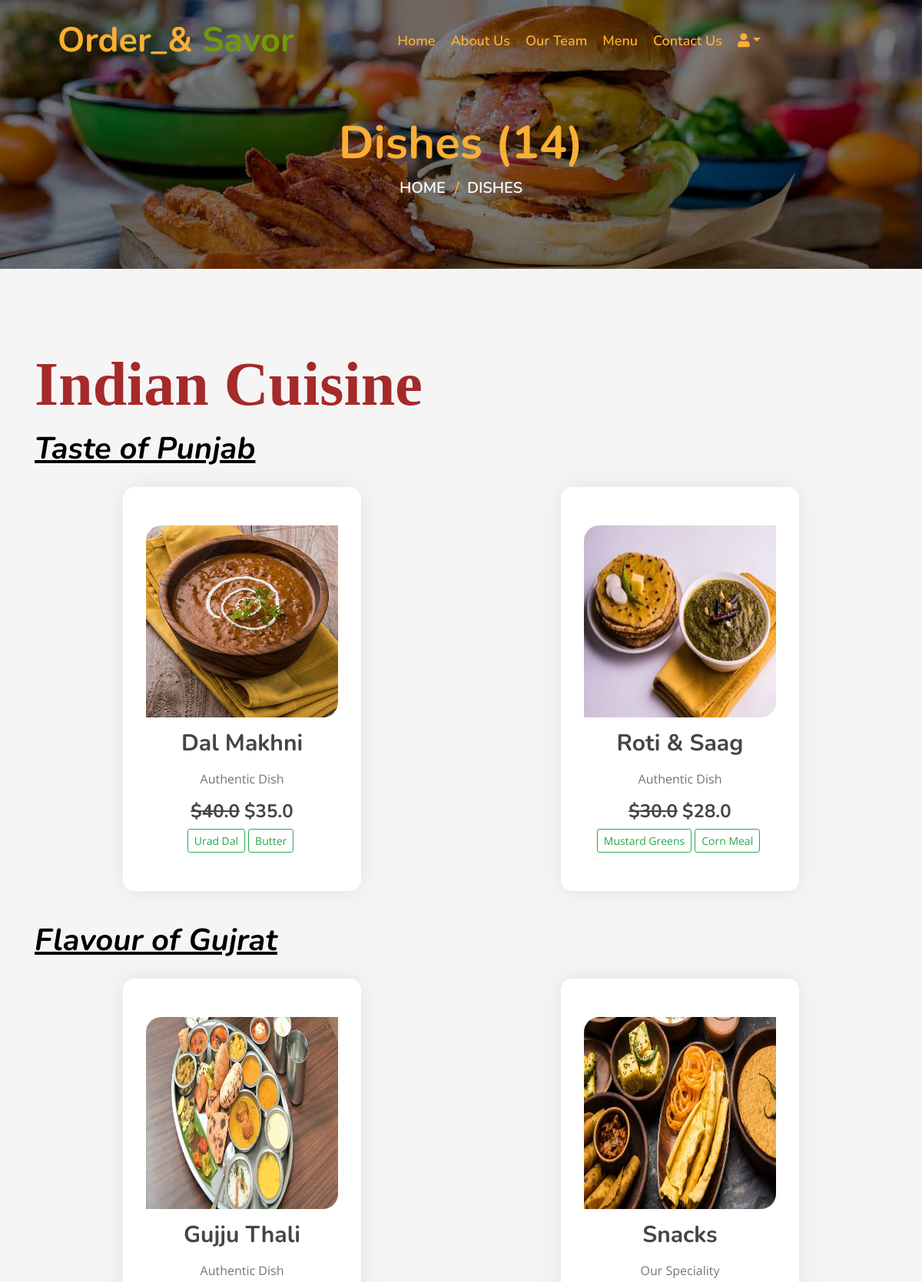
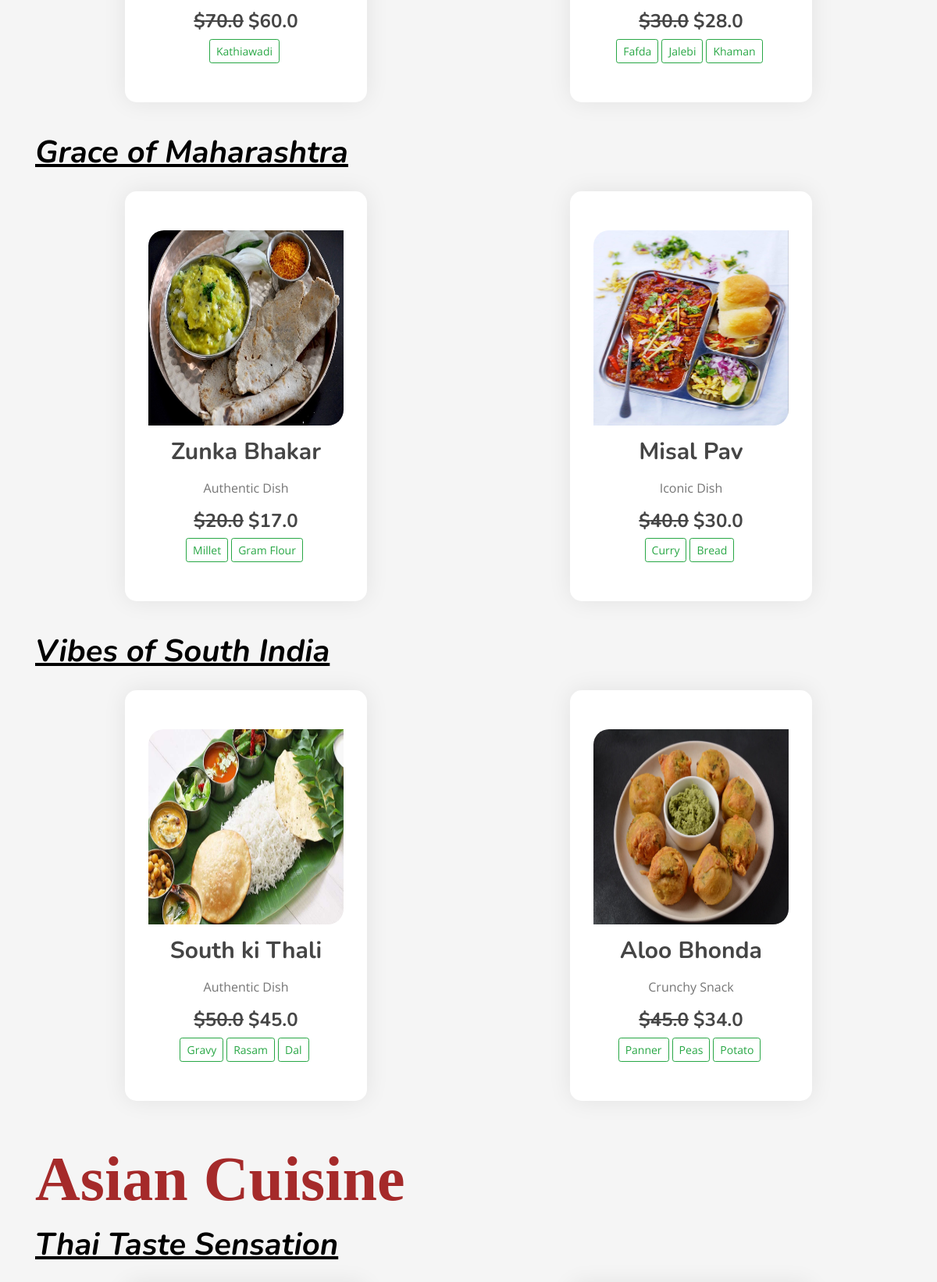
Screenshot of /dishes/ (upper part) with the database file from the repository (2 pictures, top to bottom).
### myapp/models.py (models this page shows, shortened)
class Dish(models.Model):
    name = models.CharField(max_length=200, unique=True)
    image = models.ImageField(upload_to='media/dishes/',default='media/dishes/blog-4.jpg')
    ingredients = models.TextField()
    details = models.TextField(blank=True)
    category = models.ForeignKey(Category, on_delete=models.CASCADE)
    price = models.FloatField()
    discounted_price = models.FloatField(default=0.0)
    is_available = models.BooleanField(default=True)
    added_on = models.DateTimeField(default=timezone.now)
    updated_on = models.DateTimeField(auto_now=True)
    class Meta:
        verbose_name_plural ="Dish Table"

### myapp/views.py (the view)
# urls.py: path('dishes/',views.all_dishes,name="all_dishes"),
def all_dishes(request):
  context={}
  dishes = Dish.objects.all()
  if "q" in request.GET:
    id = request.GET("q")
    dishes = Dish.objects.filter(category_id=id)
    context['dish_category'] = Category.objects.get(id=id).name
  context['dishes'] = dishes
  return render(request,'all_dishes.html',context)

### templates/all_dishes.html (shortened to what this page needs)
{% extends "base.html" %}
{% block content %}
<div class="page-header mb-0">
    <div class="container">
        <div class="row">
            <div class="col-12">
                <h2>{% if dish_category %} {{dish_category}} {% else %}Dishes {% endif %}({{dishes|length}})</h2>
            </div>
            <div class="col-12">
                <a href="/">Home</a>
                <a href="#">Dishes</a>
            </div>
        </div>
    </div>
</div>
<div class="food mt-0">
    <div class="container">
        <span style="color: brown; font-family: cursive; font-weight: 900; font-size: 80px;">Indian Cuisine</span>
        <h1><i><b><u style="color: black;"><p style="color: black;">              Taste of Punjab      </p></u></b></i></h1>
        <div class="row align-items-center">
        {% for i in dishes %}
            {% if i.category.name == "Taste of Punjab" %}
            <div class="custom-padding">
                {% if i.is_available %}
                <div class="food-item">
                {% else %}
                <div class="food-item" style="background-color: lightgray;">
                {% endif %}
                    <img src="{{ i.image.url }}" style="height:250px; width:250px; border-top-left-radius:20px; border-bottom-right-radius:20px;" alt="{{i.name}}">
                    <h2 class="my-3">{{i.name}}</h2>
                    <p>
                        {{i.details}}
                    </p>
                    <h4 class="menu-text" style="font-weight: normal;">
                        {% if i.price != i.discounted_price %}
                            <strong><del>&dollar;{{i.price}}</del></strong>
                        {% endif %}
                            <strong>&dollar;{{i.discounted_price}}</strong>
                    </h4>
                    <p>
                    </p>
                </div>
            </div>
            {% endif %}
        {% endfor %}
        </div>
        <h1><i><b><u style="color: black;"><p style="color: black;">              Flavour of Gujrat      </p></u></b></i></h1>
        <div class="row align-items-center">
        {% for i in dishes %}
            {% if i.category.name == "Flavour of Gujrat" %}
            <div class="custom-padding">
                {% if i.is_available %}
                <div class="food-item">
                {% else %}
                <div class="food-item" style="background-color: lightgray;">
                {% endif %}
                    <img src="{{ i.image.url }}" style="height:250px; width:250px; border-top-left-radius:20px; border-bottom-right-radius:20px;" alt="{{i.name}}">
                    <h2 class="my-3">{{i.name}}</h2>
                    <p>
                        {{i.details}}
                    </p>
                    <h4 class="menu-text" style="font-weight: normal;">
                        {% if i.price != i.discounted_price %}
                            <strong><del>&dollar;{{i.price}}</del></strong>
                        {% endif %}
                            <strong>&dollar;{{i.discounted_price}}</strong>
                    </h4>
                    <p>
                    </p>
                </div>
            </div>
            {% endif %}
        {% endfor %}
        </div>
        <h1><i><b><u style="color: black;"><p style="color: black;">               Grace of Maharashtra      </p></u></b></i></h1>
        <div class="row align-items-center">
        {% for i in dishes %}
            {% if i.category.name == "Grace of Maharashtra" %}
            <div class="custom-padding">
                {% if i.is_available %}
                <div class="food-item">
                {% else %}
                <div class="food-item" style="background-color: lightgray;">
                {% endif %}
                    <img src="{{ i.image.url }}" style="height:250px; width:250px; border-top-left-radius:20px; border-bottom-right-radius:20px;" alt="{{i.name}}">
                    <h2 class="my-3">{{i.name}}</h2>
                    <p>
                        {{i.details}}
                    </p>
                    <h4 class="menu-text" style="font-weight: normal;">
                        {% if i.price != i.discounted_price %}
                            <strong><del>&dollar;{{i.price}}</del></strong>
                        {% endif %}
                            <strong>&dollar;{{i.discounted_price}}</strong>
                    </h4>
                    <p>
                    </p>
                </div>
            </div>
            {% endif %}
        {% endfor %}
        </div>
        <h1><i><b><u style="color: black;"><p style="color: black;">               Vibes of South India     </p></u></b></i></h1>
        <div class="row align-items-center">
        {% for i in dishes %}
            {% if i.category.name == "Vibe of South India" %}
            <div class="custom-padding">
                {% if i.is_available %}
                <div class="food-item">
                {% else %}
                <div class="food-item" style="background-color: lightgray;">
                {% endif %}
                    <img src="{{ i.image.url }}" style="height:250px; width:250px; border-top-left-radius:20px; border-bottom-right-radius:20px;" alt="{{i.name}}">
                    <h2 class="my-3">{{i.name}}</h2>
                    <p>
                        {{i.details}}
                    </p>
                    <h4 class="menu-text" style="font-weight: normal;">
                        {% if i.price != i.discounted_price %}
                            <strong><del>&dollar;{{i.price}}</del></strong>
                        {% endif %}
                            <strong>&dollar;{{i.discounted_price}}</strong>
                    </h4>
                    <p>
                    </p>
                </div>
            </div>
            {% endif %}
        {% endfor %}
        </div>
        <span style="color: brown; font-family: cursive; font-weight: 900; font-size: 80px;">Asian Cuisine</span>
        <h1><i><b><u style="color: black;"><p style="color: black;">               Thai Taste Sensation     </p></u></b></i></h1>
        <div class="row align-items-center">
        {% for i in dishes %}
            {% if i.category.name == "Thai Taste Sensation" %}
            <div class="custom-padding">
            </div>
            {% endif %}
        {% endfor %}
        </div>
    </div>
</div>
{% endblock %}

### static/css/style.css (style rules this page uses)
body { color: #757575; background: #ffffff; font-family: 'open sans', sans-serif; }
h1, h2, h3, h4, h5, h6 { color: #454545; font-family: 'Nunito', sans-serif; }
a { font-family: 'Nunito', sans-serif; font-weight: 600; color: #fbaf32; transition: .3s; }
.page-header { position: relative; margin-bottom: 45px; padding: 150px 0 90px 0; text-align: center; background: linear-gradient(rgba(0, 0, 0, .5), rgba(0, 0, 0, .5)), url(../img/page-header.jpg); background-position: center; background-repeat: no-repeat; background-size: cover; }
.page-header h2 { position: relative; color: #fbaf32; font-size: 60px; font-weight: 700; }
.page-header a { position: relative; padding: 0 12px; font-size: 20px; text-transform: uppercase; color: #ffffff; }
.page-header a::after { position: absolute; content: "/"; width: 8px; height: 8px; top: -1px; right: -7px; text-align: center; color: #fbaf32; }
.page-header a:last-child::after { display: none; }
.food { position: relative; width: 100%; padding: 90px 0 60px 0; margin: 45px 0; background: rgba(0, 0, 0, .04); }
.food .food-item { position: relative; width: 100%; margin-bottom: 30px; padding: 50px 30px 30px; text-align: center; background: #ffffff; border-radius: 15px; box-shadow: 0 0 30px rgba(0, 0, 0, .08); transition: .3s; }
.food .food-item h2 { font-size: 30px; font-weight: 700; }

### templates/all_dishes.html (style rules this page uses)
.custom-padding { padding: 10px; }
.row.align-items-center { display: flex; justify-content: space-around; }

### rows the page displays
Dish: image (picture), name "Dal Makhni", details "Authentic Dish", price "40.0", discounted_price "35.0"
Dish: image (picture), name "Roti & Saag", details "Authentic Dish", price "30.0", discounted_price "28.0"
Dish: image (picture), name "Gujju Thali", details "Authentic Dish", price "70.0", discounted_price "60.0"
Dish: image (picture), name "Snacks", details "Our Speciality", price "30.0", discounted_price "28.0"
Dish: image (picture), name "Zunka Bhakar", details "Authentic Dish", price "20.0", discounted_price "17.0"
Dish: image (picture), name "Misal Pav", details "Iconic Dish", price "40.0", discounted_price "30.0"
Dish: image (picture), name "South ki Thali", details "Authentic Dish", price "50.0", discounted_price "45.0"
Dish: image (picture), name "Aloo Bhonda", details "Crunchy Snack", price "45.0", discounted_price "34.0"

### other values shown
{{ dishes|length }} "14"
